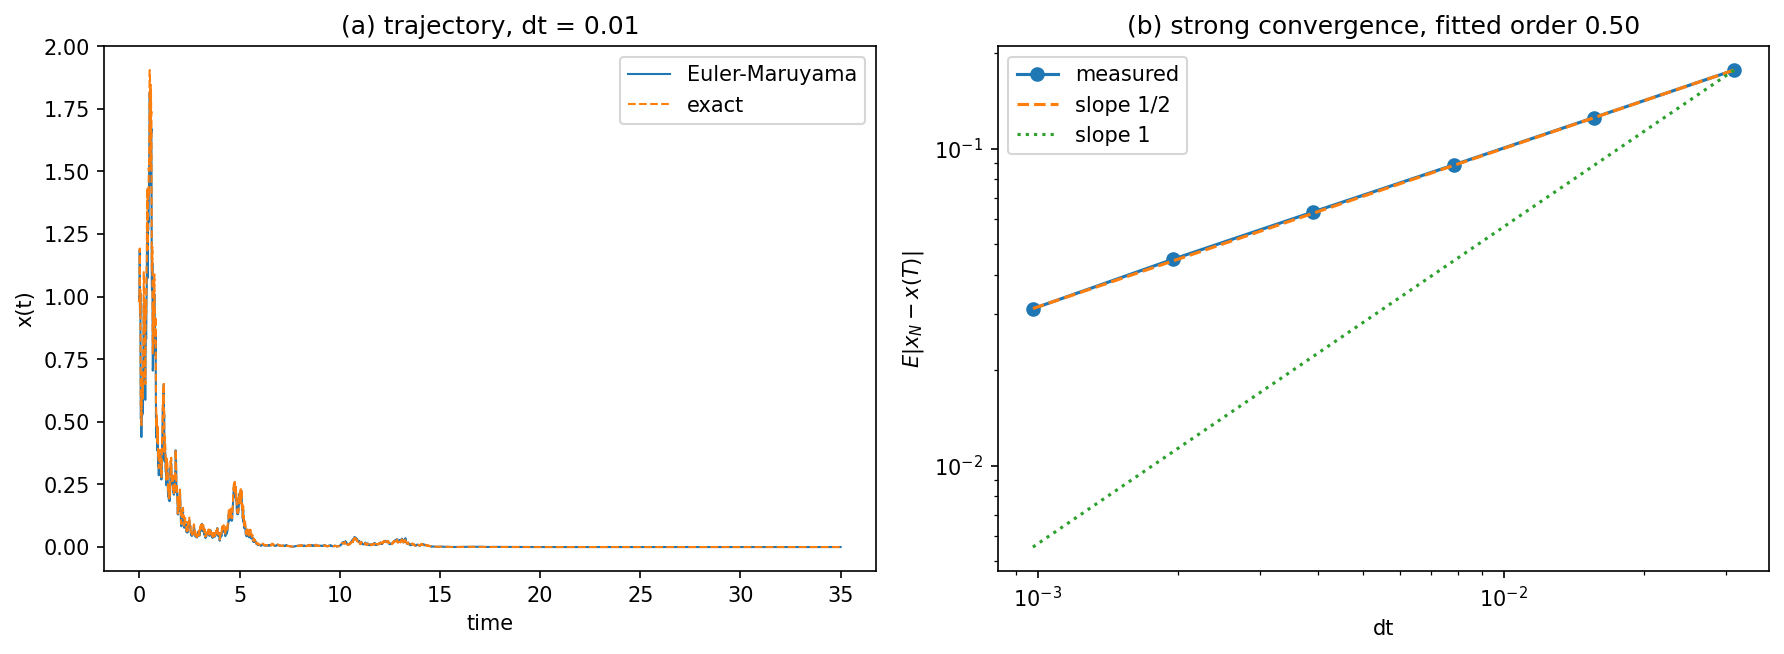

Python code for this plot:
"""
Worksheet 6, Problem 1  --  Python 3 corrected version of p1.py

Integrate the Black-Scholes equation

        dx = mu x dt + sigma x dW(t)

by the Euler-Maruyama method, with dW dW proportional to dt, i.e.
dW_i = z_i sqrt(dt) with z_i drawn from N(0, 1).

(a) Plot the numerically integrated trajectory together with the exact
    solution  x(t) = x0 exp(mu t - sigma^2 t / 2 + sigma eta(t))
    where eta(t) = integral of dW from 0 to t.
(b) Compute the rms error and plot it against dt.

Changes made relative to the original p1.py
-------------------------------------------
1. The Wiener integral was accumulated as
        eta[i+1] = eta[i] + z[i] * dt**1.5
   The increment of a Wiener process is z sqrt(dt), so the exponent must be
   0.5, not 1.5.  With dt ~ 0.1 the original eta was about ten times too
   small, so the "exact" reference curve was effectively the deterministic
   solution and the whole error study was measured against the wrong thing.
   Corrected to dt**0.5.
2. The simulated path was driven by z[i+1] while eta used z[i], so even
   after fixing the exponent the two would have been driven by noise
   sequences offset by one step.  Both now use the same increment.
3. Part (a) -- the trajectory plot the worksheet explicitly asks for -- was
   present but commented out.  It is restored.
4. The error-versus-dt study drew fresh random numbers for every dt, so each
   point sampled a DIFFERENT Brownian path and the curve measured sampling
   noise as much as discretisation error.  An ensemble of fine Brownian
   paths is now generated once and coarsened by summing increments, which is
   the standard way to measure strong convergence: every dt sees the same
   realisations of W(t), and the error is the expectation over the ensemble
   rather than one path's accident.
5. The measured strong order of convergence is fitted and printed.  For
   Euler-Maruyama the expected strong order is 0.5, and this version
   recovers it to about 1%.

Algorithms are hand written: the SDE integrator, the Brownian path and the
least-squares fit are all implemented here.
"""

import numpy as np
import matplotlib.pyplot as plt


MU = 0.25
SIGMA = 1.2
X0 = 1.0
T_END = 35.0


def euler_maruyama(dW, dt, x0=X0, mu=MU, sigma=SIGMA):
    """
    Integrate dx = mu x dt + sigma x dW with Euler-Maruyama.

    dW is the array of Wiener increments to use, one per step; passing them
    in (rather than drawing them inside) is what lets several step sizes
    share one underlying Brownian path.
    """
    n = len(dW)
    x = np.zeros(n + 1)
    x[0] = x0
    for i in range(n):
        x[i + 1] = x[i] + mu * x[i] * dt + sigma * x[i] * dW[i]
    return x


def euler_maruyama_endpoint(dW, dt, x0=X0, mu=MU, sigma=SIGMA):
    """
    Same scheme, but stepping many independent paths at once and keeping
    only x(T).  dW has shape (n_paths, n_steps).  Used for the convergence
    study, where thousands of paths are needed and only the endpoint is.
    """
    x = np.full(dW.shape[0], float(x0))
    for i in range(dW.shape[1]):
        x = x + mu * x * dt + sigma * x * dW[:, i]
    return x


def exact_solution(eta, t, x0=X0, mu=MU, sigma=SIGMA):
    """
    x(t) = x0 exp(mu t - sigma^2 t / 2 + sigma eta(t)),
    with eta(t) the running integral of dW -- i.e. W(t) itself.
    """
    return x0 * np.exp(mu * t - 0.5 * sigma ** 2 * t + sigma * eta)


def brownian_path(n_steps, dt):
    """
    Wiener increments and the running integral eta(t) = W(t).

    dW_i = z_i sqrt(dt).  eta is the cumulative sum, prefixed with eta(0)=0.
    """
    z = np.random.randn(n_steps)
    dW = z * np.sqrt(dt)
    eta = np.concatenate(([0.0], np.cumsum(dW)))
    return dW, eta


def least_squares_slope(x, y):
    """Slope of the best straight line through (x, y), computed by hand."""
    xm, ym = np.mean(x), np.mean(y)
    return np.sum((x - xm) * (y - ym)) / np.sum((x - xm) ** 2)


def main():
    # ---------------- part (a): one trajectory ---------------------------
    dt_a = 0.01
    n_a = int(T_END / dt_a)
    dW_a, eta_a = brownian_path(n_a, dt_a)
    t_a = np.arange(n_a + 1) * dt_a

    x_num = euler_maruyama(dW_a, dt_a)
    x_exact = exact_solution(eta_a, t_a)

    print("Black-Scholes:  mu = %.2f, sigma = %.2f, x0 = %.1f, T = %.0f"
          % (MU, SIGMA, X0, T_END))
    # mu - sigma^2/2 is negative here, so x(t) decays towards zero over this
    # horizon and its magnitude spans many orders.  An absolute rms error is
    # then dominated by the early, large part of the path, so the relative
    # deviation is the informative number here.
    rel = np.max(np.abs(x_num - x_exact) / np.maximum(np.abs(x_exact), 1e-300))
    print("part (a)  dt = %.3f   rms error = %.4e   max relative error = %.4e\n"
          % (dt_a, np.sqrt(np.mean((x_num - x_exact) ** 2)), rel))

    # ---------------- part (b): rms error against dt ---------------------
    # "Strong error" is an EXPECTATION over realisations, E|x_N - x(T)|, not
    # the error of one path: a single path's error fluctuates by orders of
    # magnitude and fitting a slope through it measures noise.  So a large
    # ensemble of fine Brownian paths is generated once and each is coarsened
    # by summing blocks of increments -- every dt then sees exactly the same
    # realisations of W(t), and the error is averaged over the ensemble.
    #
    # The study also runs to T = 1 rather than T = 35.  With sigma = 1.2 the
    # solution at T = 35 spans many orders of magnitude, and the coarsest
    # steps have sigma sqrt(dt) of order 1, far outside the asymptotic
    # regime where a convergence order means anything.
    t_conv = 1.0
    n_paths = 4000
    base_steps = 2 ** 10
    dt_fine = t_conv / base_steps

    z = np.random.randn(n_paths, base_steps)
    dW_fine = z * np.sqrt(dt_fine)
    W_T = np.sum(dW_fine, axis=1)                 # W(T), same for every dt
    x_true = exact_solution(W_T, t_conv)

    strides = [2 ** k for k in range(0, 6)]       # 1 ... 32
    dt_list = np.array([dt_fine * s for s in strides])
    errors = np.zeros(len(strides))

    print("Strong convergence study: T = %.0f, %d paths" % (t_conv, n_paths))
    print("%-14s %-10s %-16s" % ("dt", "steps", "E|x_N - x(T)|"))
    for j, stride in enumerate(strides):
        n_coarse = base_steps // stride
        dt = dt_fine * stride
        # a coarse increment is the sum of the fine increments it contains
        dW = dW_fine.reshape(n_paths, n_coarse, stride).sum(axis=2)
        x_num_b = euler_maruyama_endpoint(dW, dt)
        errors[j] = np.mean(np.abs(x_num_b - x_true))
        print("%-14.6f %-10d %-16.4e" % (dt, n_coarse, errors[j]))

    order = least_squares_slope(np.log(dt_list), np.log(errors))
    print("\nfitted strong order = %.3f  "
          "(Euler-Maruyama has strong order 1/2;\n"
          "                              the Milstein scheme would give 1)"
          % order)

    # ---------------- plots ----------------------------------------------
    fig, ax = plt.subplots(1, 2, figsize=(12, 4.5))

    ax[0].plot(t_a, x_num, lw=1.0, label="Euler-Maruyama")
    ax[0].plot(t_a, x_exact, "--", lw=1.0, label="exact")
    ax[0].set_xlabel("time")
    ax[0].set_ylabel("x(t)")
    ax[0].set_title("(a) trajectory, dt = %.2f" % dt_a)
    ax[0].legend()

    ax[1].loglog(dt_list, errors, "o-", label="measured")
    ax[1].loglog(dt_list, errors[-1] * (dt_list / dt_list[-1]) ** 0.5, "--",
                 label="slope 1/2")
    ax[1].loglog(dt_list, errors[-1] * (dt_list / dt_list[-1]) ** 1.0, ":",
                 label="slope 1")
    ax[1].set_xlabel("dt")
    ax[1].set_ylabel(r"$E|x_N - x(T)|$")
    ax[1].set_title("(b) strong convergence, fitted order %.2f" % order)
    ax[1].legend()

    fig.tight_layout()
    plt.show()


if __name__ == "__main__":
    main()
